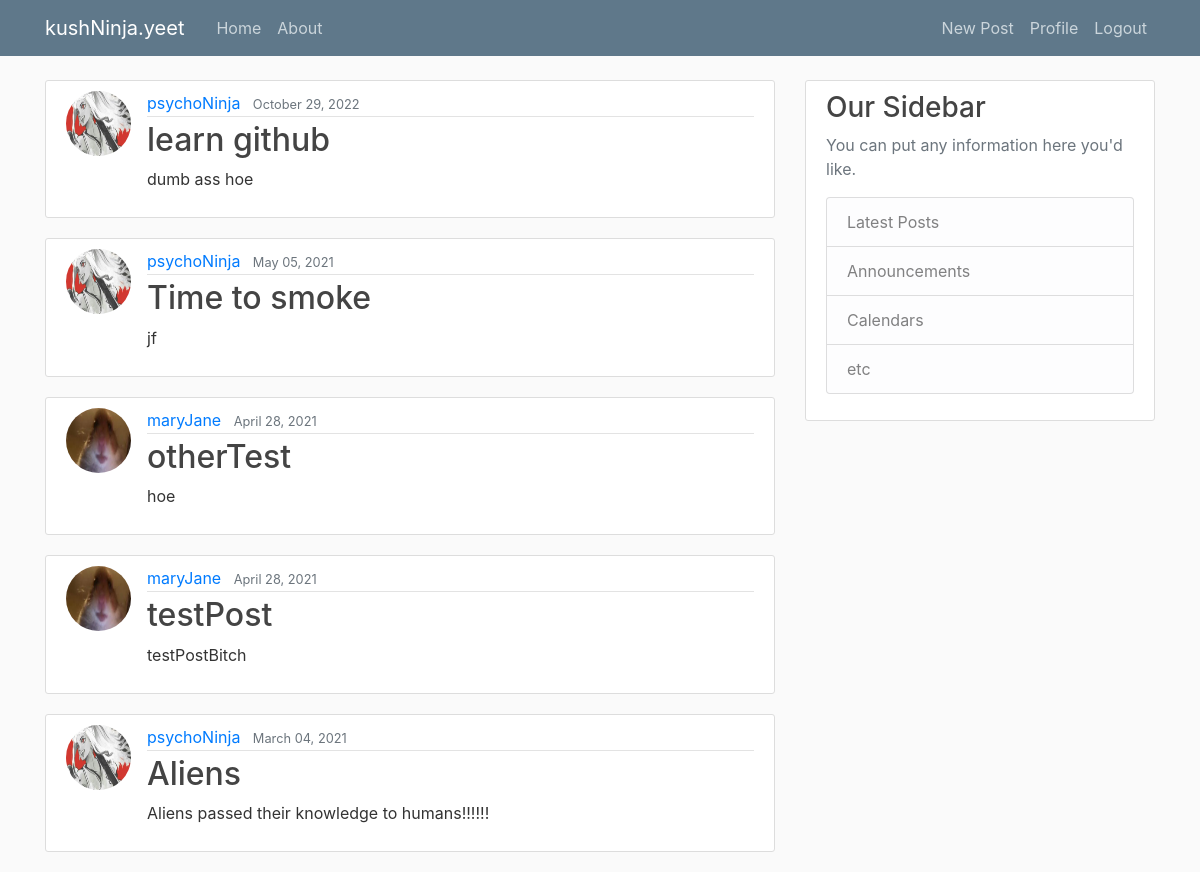
The app's page / (signed in) with its own data.
### blog/models.py (models this page shows, shortened)
class Post(models.Model):
    title = models.CharField(max_length=100)
    content = models.TextField()
    date_posted = models.DateTimeField(default=timezone.now)
    author = models.ForeignKey(User, on_delete=models.CASCADE)

### users/models.py (models this page shows, shortened)
class Profile(models.Model):
    user = models.OneToOneField(User, on_delete=models.CASCADE)
    image = models.ImageField(default='default.jpg', upload_to='profile_pics')

### blog/views.py (the view)
# urls.py: path('', PostListView.as_view(), name='blog-home'),
class PostListView(ListView):
    model = Post
    template_name = 'blog/home.html'
    context_object_name = 'posts'
    ordering = ['-date_posted']
    paginate_by = 5

### blog/templates/blog/home.html (shortened to what this page needs)
{% extends "blog/base.html" %}
{% block content %}
    {% for post in posts %}
        <article class="media content-section">
            <img class="rounded-circle article-img" src="{{ post.author.profile.image.url }}">
            <div class="media-body">
            <div class="article-metadata">
                <a class="mr-2" href="{% url 'user-post' post.author.username %}">{{ post.author }}</a>
                <small class="text-muted">{{ post.date_posted|date:"F d, Y" }}</small>
            </div>
            <h2><a class="article-title" href="{% url 'post-detail' post.id %}">{{ post.title }}</a></h2>
            <p class="article-content">{{ post.content }}</p>
            </div>
        </article>
    {% endfor %}
{% endblock content %}

### blog/static/blog/main.css (style rules this page uses)
body { background: #fafafa; color: #333333; margin-top: 5rem; }
h1, h2, h3, h4, h5, h6 { color: #444444; }
.content-section { background: #ffffff; padding: 10px 20px; border: 1px solid #dddddd; border-radius: 3px; margin-bottom: 20px; }
.article-title { color: #444444; }
.article-content { white-space: pre-line; }
.article-img { height: 65px; width: 65px; margin-right: 16px; }
.article-metadata { padding-bottom: 1px; margin-bottom: 4px; border-bottom: 1px solid #e3e3e3 }

### records on screen
Post: author.profile.image (picture), author "psychoNinja", date_posted "October 29, 2022", title "learn github", content "dumb ass hoe"
Post: author.profile.image (picture), author "psychoNinja", date_posted "May 05, 2021", title "Time to smoke", content "jf"
Post: author.profile.image (placeholder picture), author "maryJane", date_posted "April 28, 2021", title "otherTest", content "hoe"
Post: author.profile.image (placeholder picture), author "maryJane", date_posted "April 28, 2021", title "testPost", content "testPostBitch"
Post: author.profile.image (picture), author "psychoNinja", date_posted "March 04, 2021", title "Aliens", content "Aliens passed their knowledge to humans!!!!!!"
